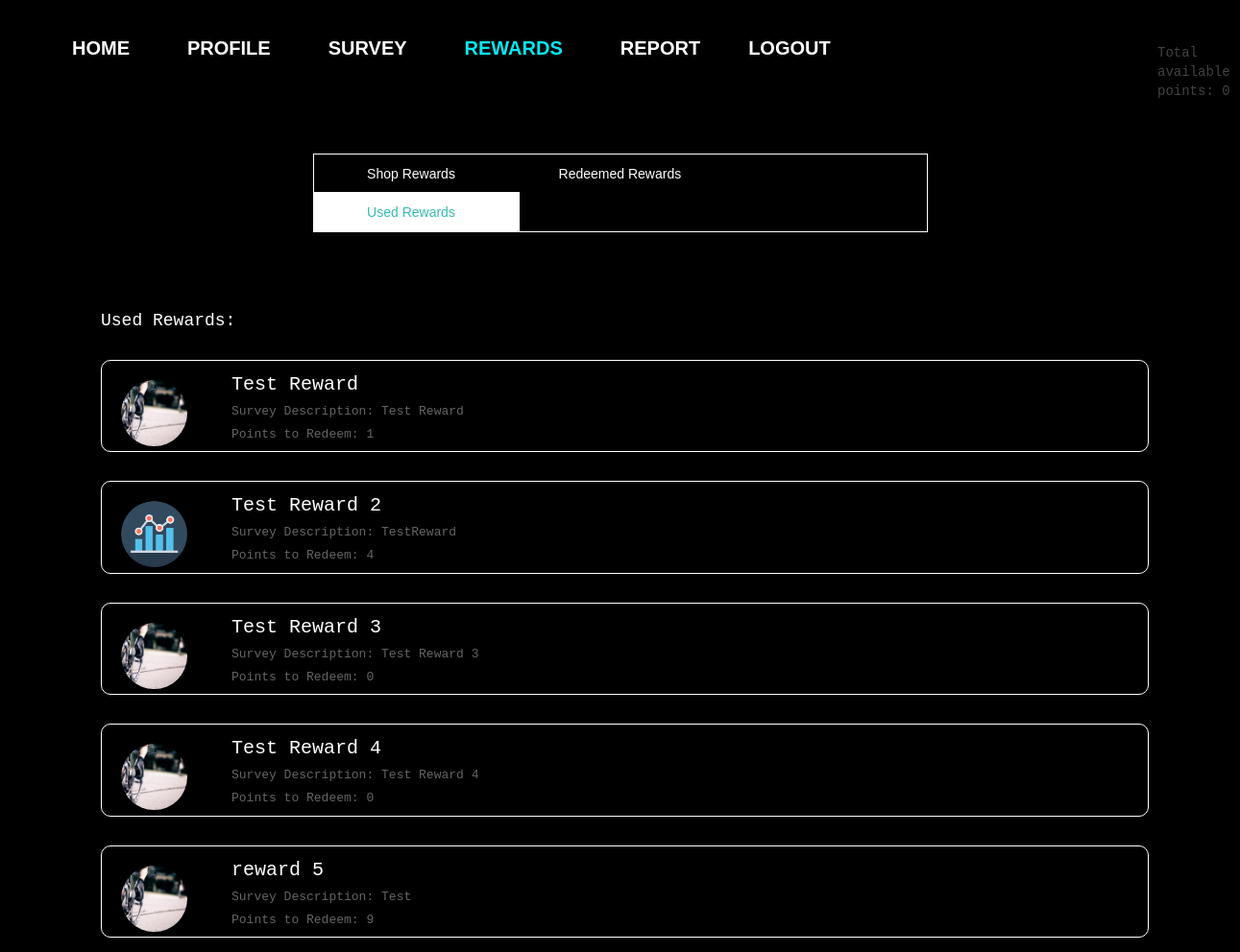
/usedrewards/ (signed in), run on the app's committed database.
### survey/models.py (models this page shows, shortened)
class TotalPoints(models.Model):
    user = models.ForeignKey(to=User, null=True, on_delete=models.SET_NULL,blank=True)
    points = models.IntegerField(default=0)

class Reward(models.Model):
    rewardtitle = models.CharField('Title', max_length=255)
    rewarddescription = models.CharField('Reward Description',max_length=5000)
    reward_pic = models.ImageField(upload_to='reward_pics', blank=True)
    requiredpoints = models.IntegerField(default=12)

### survey/views.py (the view)
# urls.py: path('usedrewards/', survey_views.usedrewards_view, name='usedrewards'),
def usedrewards_view(request):
    try:
        context = {
            'displayedpoints': TotalPoints.objects.get_or_create(user=request.user),
            'allusedrewards': UsedRewards.objects.get(user=request.user)
        }
    except:
        context={
            'displayedpoints': TotalPoints.objects.get_or_create(user=request.user),
            'allusedrewards':None
        }
    return render(request, 'survey/usedrewards.html', context)

### survey/templates/survey/usedrewards.html (shortened to what this page needs)
{% extends "survey/base.html" %}
{% load static %}
{% block css %}
<link rel="stylesheet" type="text/css" href="{% static 'survey/rewards.css' %}">
{% endblock %}
{% block navbar %}
<div class="nav_box">
<header class="navbarheader">
<div class=nav>
  <ul class=navbarlist>
    <a href="{% url 'survey:dashboard' %}" role="button">Home</a>
    <a href="{% url 'accounts:profile' %}" role="button">Profile</a>
    <a href="{% url 'survey:survey' %}" role="button">Survey</a>
    <a href="{% url 'survey:shoprewards' %}" role="button" class="active">Rewards</a>
    <a href="{% url 'survey:report' %}" role="button">Report</a>
    <a href="{% url 'logout' %}" id="logout">Logout</a>
  </ul>
</div>
</header>
</div>
{% endblock %}
{% block body_block %}
{% load widget_tweaks %}
<div class="points">
  Total available points:
{% for user in displayedpoints %}
  {{user.points}}
{% endfor %}
</div>
<section>
  <nav>
    <div></div>
    <ul>
      <li onclick="window.location.href='/shoprewards'">
      Shop Rewards
      </li>
      <li onclick="window.location.href='/redeemedrewards'" >
      Redeemed Rewards
    </li>
    <li onclick="window.location.href='/usedrewards'" class="active1">
      Used Rewards
    </li>
    </ul>
  </nav>
</section>
<div class="reward">
  <h2> Used Rewards:
    {% for reward in allusedrewards.usedrewards.all %}
    <div class="indiv">
      <div class="uh-image">
        <img class="uh-image-inner" src="{{reward.reward_pic.url}}">
      </div>
      <div class="title">
      {{reward.rewardtitle}}
      </div>
    <div class="des">
      Survey Description:
      {{reward.rewarddescription}}
    </div>
    <div class="pts">
      Points to Redeem:
      {{reward.requiredpoints}}
    </div>
    </div>
    {% endfor %}
  </h2>
</div>
{% endblock %}

### survey/static/survey/base.css (style rules this page uses)
html { height: 100%; }
body { background: #000000; margin: auto; font-family: "Trebuchet MS", monospace; }
div { padding:5px; }

### survey/static/survey/nav.css (style rules this page uses)
.navbarheader { color: white; display: flex; align-items: center; justify-content: center; overflow: hidden; display: flex; align-items: center; justify-content: center; flex-direction: row; height:100px; position:fixed; }
nav { display: flex; justify-content: center; }
.navbarlist { display: flex; list-style-type: none; }
.navbarlist a { margin: 10px 30px; position: relative; color: white; font-family: 'Oswald', sans-serif; font-size: 20px; font-weight: bold; text-transform: uppercase; text-decoration: none; }
.navbarlist a:before { position: absolute; bottom: -2px; content: ''; width: 100%; height: 3px; background: #03e9f4; transform: translateX(-100%); opacity: 0; }
.navbarlist .active { color: #03e9f4; }
#logout { margin-left: 20px; }

### survey/static/survey/rewards.css (style rules this page uses)
.points { margin-top:-90px; margin-left: 1200px; color:rgb(68, 67, 67); }
.reward { margin-left: 100px; color:white; }
.indiv { font-size: small; border: 1px solid #fff; margin-top: 30px; padding-left:100px; padding-top: 20px; margin-right: 90px; border-radius: 10px; }
.title { margin-left: 30px; font-size:20px; font-style: bold; }
.des { margin-left: 30px; color: rgb(102, 101, 101); }
.pts { margin-left: 30px; color: rgb(102, 101, 101); }
h2 { font-size: large; margin-top: 100px; }
section { position:relative; width:640px; margin:50px auto; }
nav { width:100%; }
nav ul li { display:inline-block; list-style:none; width:215px; text-align:center; font-family:Helvetica, sans-serif; border: 1px dashed rgba(255,255,255, 0); color:#fff; padding:10px 10px 10px 0; margin:-1px -5px -1px -1px; cursor:pointer; transition:all .2s; -webkit-transition:all .2s; }
a { color:white; }
nav ul { border: 1px solid #fff; position:absolute; width:100%; padding:0; z-index:100; }
.active1 { color:rgba(55, 186, 177, 1); background: #fff; }
.uh-image { margin-left: -80px; margin-bottom: -80px; width: 7%; border-radius: 50%; border: 5px solid var(--white); overflow: hidden; position: relative; display: flex; justify-content: center; align-items: center; cursor: pointer; }
.uh-image:after { content: ""; display: block; padding-bottom: 100%; }
.uh-image-inner { width: 100%; height: 100%; position: absolute; object-fit: cover; }

### data on the page
TotalPoints: points "0"
Reward: reward_pic (picture), rewardtitle "Test Reward", rewarddescription "Test Reward", requiredpoints "1"
Reward: reward_pic (picture), rewardtitle "Test Reward 2", rewarddescription "TestReward", requiredpoints "4"
Reward: reward_pic (picture), rewardtitle "Test Reward 3", rewarddescription "Test Reward 3", requiredpoints "0"
Reward: reward_pic (picture), rewardtitle "Test Reward 4", rewarddescription "Test Reward 4", requiredpoints "0"
Reward: reward_pic (picture), rewardtitle "reward 5", rewarddescription "Test", requiredpoints "9"
